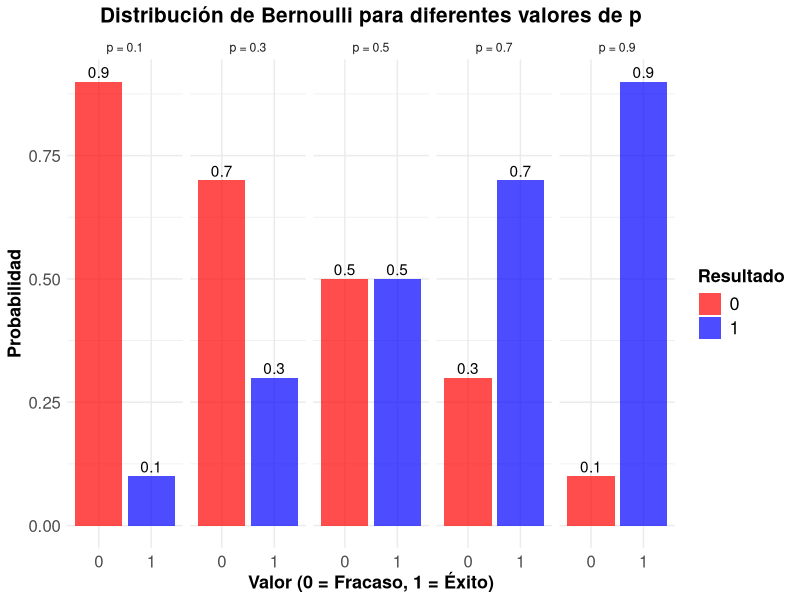
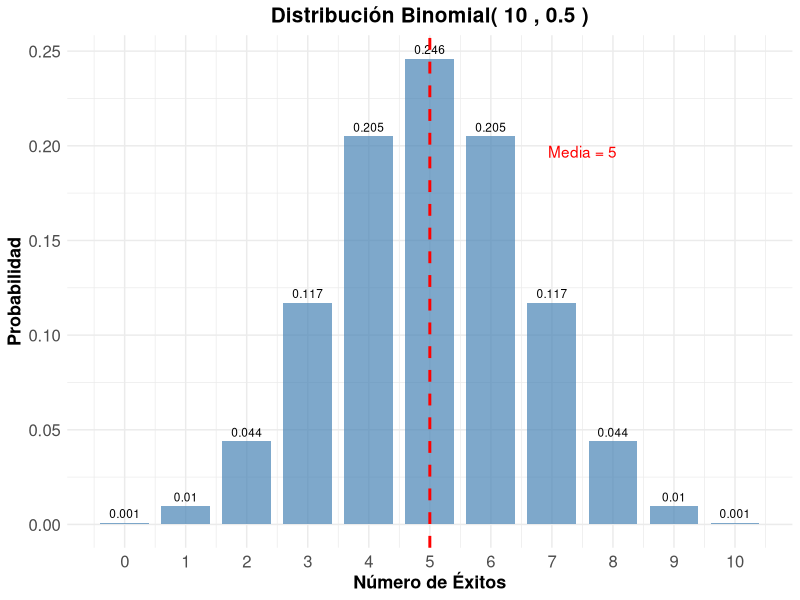
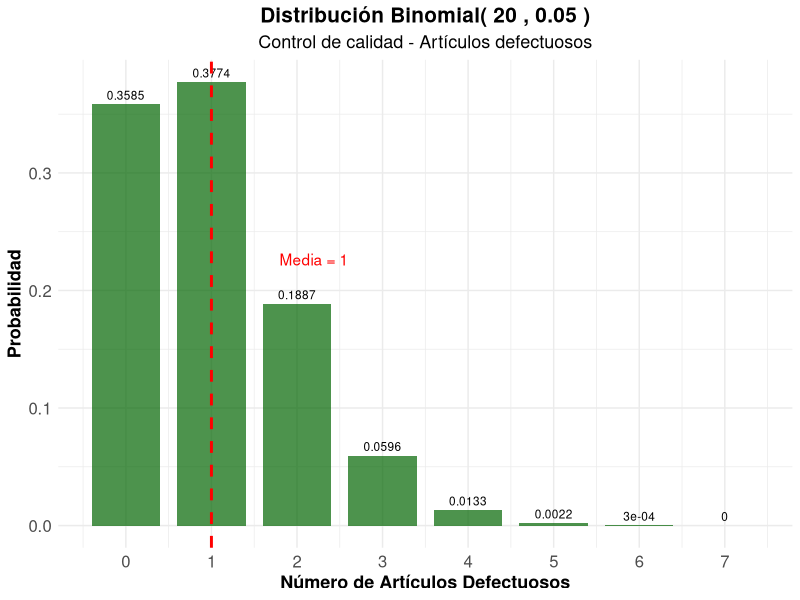
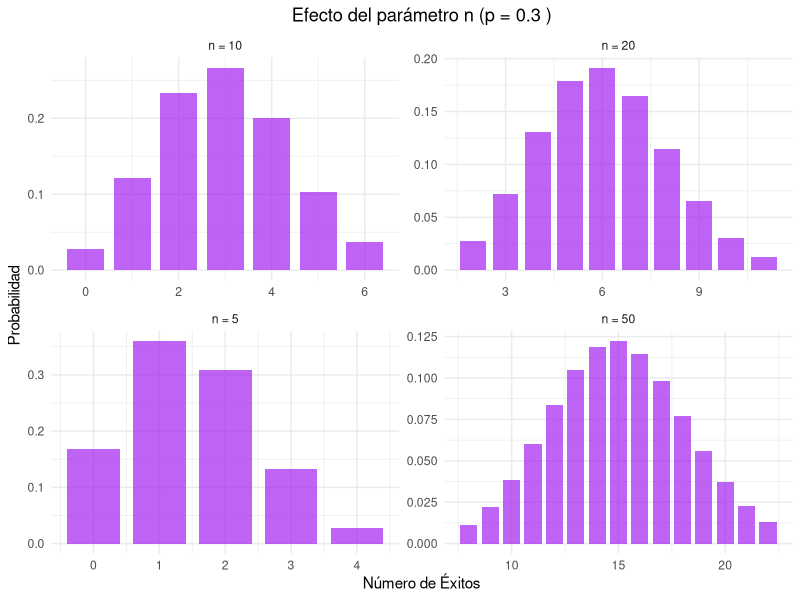
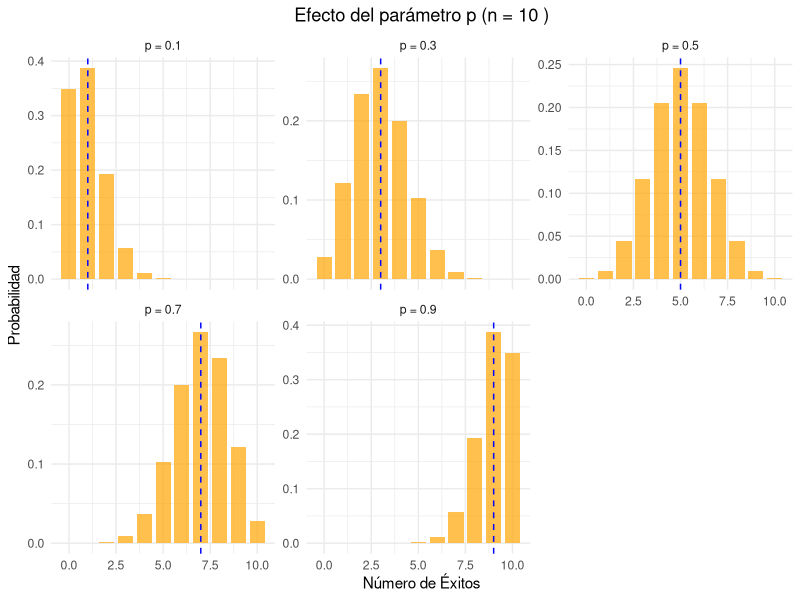
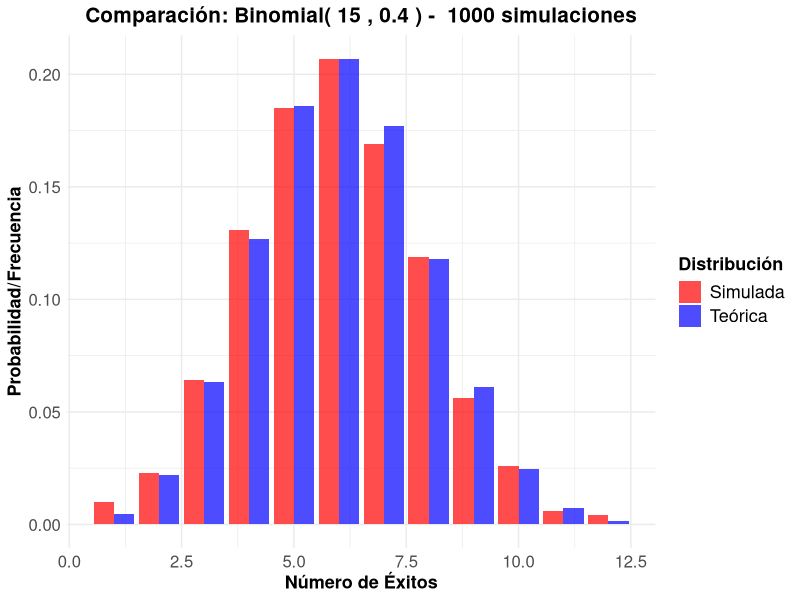
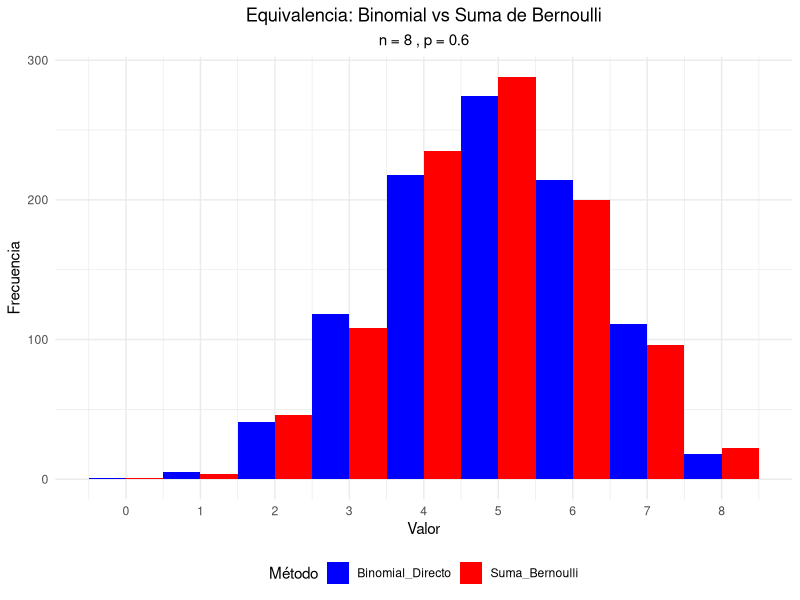
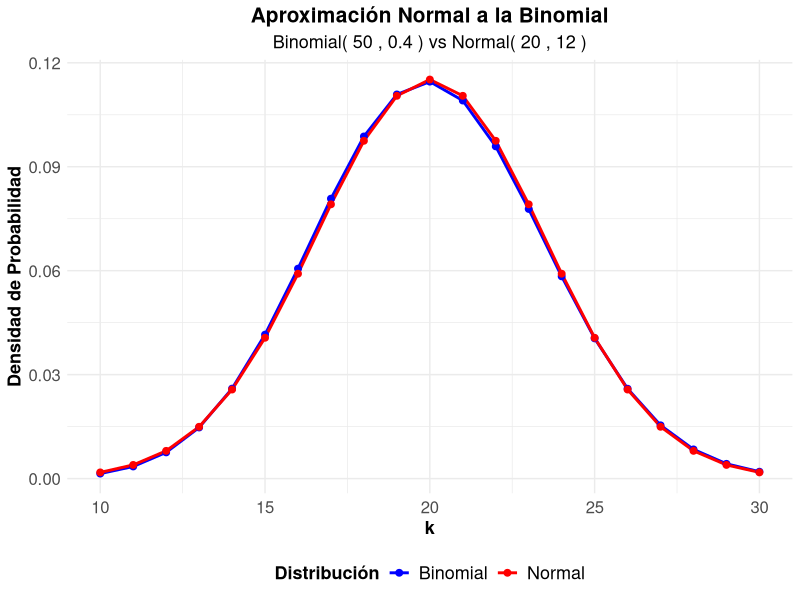

Write R code to recreate these figures, in order.
## ---- chunk 1
#| label: setup
#| include: false
library(tidyverse)
library(kableExtra)
library(gridExtra)
## ---- chunk 2
#| label: moneda-bernoulli
#| code-fold: true
#| fig-align: center


# Moneda justa
p_moneda <- 0.5

# Crear tabla de probabilidades
bernoulli_moneda <- data.frame(
  Resultado = c("Sello (0)", "Cara (1)"),
  Valor = c(0, 1),
  Probabilidad = c(1-p_moneda, p_moneda)
)

kable(bernoulli_moneda, 
      caption = "Distribución Bernoulli - Moneda justa (p = 0.5)",
      align = "ccc") %>%
  kable_styling(bootstrap_options = "striped")

# Parámetros
media_moneda <- p_moneda
varianza_moneda <- p_moneda * (1 - p_moneda)
desv_std_moneda <- sqrt(varianza_moneda)

cat("Parámetros estadísticos:\n")
cat("Media:", media_moneda, "\n")
cat("Varianza:", varianza_moneda, "\n")
cat("Desviación estándar:", desv_std_moneda, "\n")
## ---- chunk 3
#| label: ejemplos-bernoulli-multiple
#| code-fold: true
#| fig-align: center


# Diferentes valores de p
p_values <- c(0.1, 0.3, 0.5, 0.7, 0.9)

# Crear data frame para visualización
bernoulli_data <- data.frame()
for(p in p_values) {
  temp_data <- data.frame(
    p = paste("p =", p),
    x = c(0, 1),
    probabilidad = c(1-p, p),
    media = p,
    varianza = p*(1-p)
  )
  bernoulli_data <- rbind(bernoulli_data, temp_data)
}

# Tabla de parámetros
param_bernoulli <- data.frame(
  p = p_values,
  Media = p_values,
  Varianza = p_values * (1 - p_values),
  Desv_Std = sqrt(p_values * (1 - p_values))
)

kable(param_bernoulli, 
      caption = "Parámetros de la distribución Bernoulli para diferentes valores de p",
      digits = 4,
      col.names = c("p", "Media", "Varianza", "Desv. Estándar")) %>%
  kable_styling(bootstrap_options = "striped")
## ---- chunk 4
#| label: grafico-bernoulli
#| code-fold: true
#| fig-align: center
#| fig-cap: "Distribución Bernoulli para diferentes valores de p"
ggplot(bernoulli_data, aes(x = factor(x), y = probabilidad, fill = factor(x))) +
  geom_col(alpha = 0.7) +
  geom_text(aes(label = round(probabilidad, 2)), vjust = -0.3) +
  facet_wrap(~p, ncol = 5) +
  scale_fill_manual(values = c("0" = "red", "1" = "blue")) +
  labs(title = "Distribución de Bernoulli para diferentes valores de p",
       x = "Valor (0 = Fracaso, 1 = Éxito)",
       y = "Probabilidad",
       fill = "Resultado") +
  theme_minimal() +
  theme(
    legend.title = element_text(size=13, face="bold"),
    legend.text = element_text(size=13),
    plot.title = element_text(size=15, face="bold", hjust = 0.5),
    plot.subtitle = element_text(size=13, hjust = 0.5),
    axis.text.x=element_text(size=12),
    axis.text.y=element_text(size=12),
    axis.title.x = element_text(face="bold", size=13),
    axis.title.y = element_text(face="bold", size=13)
    # panel.grid.major.y = element_line(color = "#ECF0F1", linewidth = 0.5,
    #   linetype = "dashed"),
    # panel.grid.minor.y = element_blank(),
    # panel.grid.major.x = element_blank(),
    # panel.background = element_rect(fill = "#FAFAFA", color = NA),
    # plot.background = element_rect(fill = "white", color = NA)
  )
## ---- chunk 5
#| label: binomial-monedas
#| code-fold: true
#| fig-align: center


# Parámetros
n_monedas <- 10
p_monedas <- 0.5

# Calcular probabilidades
k_values <- 0:n_monedas
prob_binomial <- dbinom(k_values, n_monedas, p_monedas)

# Crear data frame
binomial_monedas <- data.frame(
  Num_Caras = k_values,
  Probabilidad = prob_binomial
)

# Mostrar tabla
kable(binomial_monedas, 
      caption = paste("Distribución Binomial - 10 lanzamientos de moneda (n =", n_monedas, ", p =", p_monedas, ")"),
      digits = 4,
      col.names = c("Número de Caras", "Probabilidad")) %>%
  kable_styling(bootstrap_options = "striped")

# Parámetros estadísticos
media_monedas <- n_monedas * p_monedas
varianza_monedas <- n_monedas * p_monedas * (1 - p_monedas)
desv_std_monedas <- sqrt(varianza_monedas)

cat("\nParámetros estadísticos:\n")
cat("Media:", media_monedas, "\n")
cat("Varianza:", varianza_monedas, "\n")
cat("Desviación estándar:", round(desv_std_monedas, 4), "\n")
## ---- chunk 6
#| label: grafico-binomial-monedas
#| fig-cap: "Distribución Binomial - 10 lanzamientos de moneda"
#| code-fold: true
#| fig-align: center


ggplot(binomial_monedas, aes(x = Num_Caras, y = Probabilidad)) +
  geom_col(fill = "steelblue", alpha = 0.7, width = 0.8) +
  geom_text(aes(label = round(Probabilidad, 3)), vjust = -0.5, size = 3) +
  geom_vline(xintercept = media_monedas, color = "red", linetype = "dashed", linewidth = 1) +
  annotate("text", x = media_monedas + 2.5, y = max(prob_binomial) * 0.8, 
           label = paste("Media =", media_monedas), color = "red") +
  scale_x_continuous(breaks = k_values) +
  labs(title = paste("Distribución Binomial(", n_monedas, ",", p_monedas, ")"),
       x = "Número de Éxitos",
       y = "Probabilidad") +
  theme_minimal() +
  theme(
    legend.title = element_text(size=13, face="bold"),
    legend.text = element_text(size=13),
    plot.title = element_text(size=15, face="bold", hjust = 0.5),
    plot.subtitle = element_text(size=13, hjust = 0.5),
    axis.text.x=element_text(size=12),
    axis.text.y=element_text(size=12),
    axis.title.x = element_text(face="bold", size=13),
    axis.title.y = element_text(face="bold", size=13)
    # panel.grid.major.y = element_line(color = "#ECF0F1", linewidth = 0.5,
    #   linetype = "dashed"),
    # panel.grid.minor.y = element_blank(),
    # panel.grid.major.x = element_blank(),
    # panel.background = element_rect(fill = "#FAFAFA", color = NA),
    # plot.background = element_rect(fill = "white", color = NA)
  )
## ---- chunk 7
#| label: control-calidad
#| code-fold: true
#| fig-align: center


# Parámetros
n_articulos <- 20
p_defecto <- 0.05

# Probabilidades
k_defectos <- 0:n_articulos
prob_defectos <- dbinom(k_defectos, n_articulos, p_defecto)

# Crear data frame
calidad_data <- data.frame(
  Defectos = k_defectos,
  Probabilidad = prob_defectos
)

# Filtrar probabilidades significativas (> 0.001)
calidad_filtrada <- calidad_data[calidad_data$Probabilidad > 0.001, ]

kable(calidad_filtrada, 
      caption = paste("Distribución Binomial - Control de calidad (n =", n_articulos, ", p =", p_defecto, ")"),
      digits = 4,
      col.names = c("Número de Defectos", "Probabilidad")) %>%
  kable_styling(bootstrap_options = "striped")

# Parámetros estadísticos
media_defectos <- n_articulos * p_defecto
varianza_defectos <- n_articulos * p_defecto * (1 - p_defecto)
desv_std_defectos <- sqrt(varianza_defectos)

cat("Parámetros estadísticos:\n")
cat("Media:", media_defectos, "\n")
cat("Varianza:", round(varianza_defectos, 4), "\n")
cat("Desviación estándar:", round(desv_std_defectos, 4), "\n")

# Probabilidades importantes
prob_0_defectos <- dbinom(0, n_articulos, p_defecto)
prob_max_2_defectos <- pbinom(2, n_articulos, p_defecto)
prob_mas_3_defectos <- 1 - pbinom(3, n_articulos, p_defecto)

cat("\nProbabilidades de interés:\n")
cat("P(0 defectos):", round(prob_0_defectos, 4), "\n")
cat("P(≤ 2 defectos):", round(prob_max_2_defectos, 4), "\n")
cat("P(> 3 defectos):", round(prob_mas_3_defectos, 4), "\n")
## ---- chunk 8
#| label: grafico-calidad
#| code-fold: true
#| fig-align: center
#| fig-cap: "Distribución Binomial - Control de calidad"


ggplot(calidad_data[1:8, ], aes(x = Defectos, y = Probabilidad)) +
  geom_col(fill = "darkgreen", alpha = 0.7, width = 0.8) +
  geom_text(aes(label = round(Probabilidad, 4)), vjust = -0.5, size = 3) +
  geom_vline(xintercept = media_defectos, color = "red", linetype = "dashed", linewidth = 1) +
  annotate("text", x = media_defectos + 1.2, y = max(prob_defectos) * 0.6, 
           label = paste("Media =", media_defectos), color = "red") +
  scale_x_continuous(breaks = 0:7) +
  labs(title = paste("Distribución Binomial(", n_articulos, ",", p_defecto, ")"),
       subtitle = "Control de calidad - Artículos defectuosos",
       x = "Número de Artículos Defectuosos",
       y = "Probabilidad") +
  theme_minimal() +
  theme(
    legend.title = element_text(size=13, face="bold"),
    legend.text = element_text(size=13),
    plot.title = element_text(size=15, face="bold", hjust = 0.5),
    plot.subtitle = element_text(size=13, hjust = 0.5),
    axis.text.x=element_text(size=12),
    axis.text.y=element_text(size=12),
    axis.title.x = element_text(face="bold", size=13),
    axis.title.y = element_text(face="bold", size=13)
    # panel.grid.major.y = element_line(color = "#ECF0F1", linewidth = 0.5,
    #   linetype = "dashed"),
    # panel.grid.minor.y = element_blank(),
    # panel.grid.major.x = element_blank(),
    # panel.background = element_rect(fill = "#FAFAFA", color = NA),
    # plot.background = element_rect(fill = "white", color = NA)
  )
## ---- chunk 9
#| label: efecto-n
#| code-fold: true
#| fig-align: center

# Diferentes valores de n con p fijo
n_vals <- c(5, 10, 20, 50)
p_fijo <- 0.3

# Crear data frame para comparación
comp_n_data <- data.frame()
for(n in n_vals) {
  k_vals <- 0:n
  probs <- dbinom(k_vals, n, p_fijo)
  temp_data <- data.frame(
    n = paste("n =", n),
    k = k_vals,
    probabilidad = probs,
    media = n * p_fijo,
    varianza = n * p_fijo * (1 - p_fijo)
  )
  comp_n_data <- rbind(comp_n_data, temp_data)
}

# Filtrar para visualización (solo valores con probabilidad > 0.01)
comp_n_filtered <- comp_n_data[comp_n_data$probabilidad > 0.01, ]

ggplot(comp_n_filtered, aes(x = k, y = probabilidad)) +
  geom_col(fill = "purple", alpha = 0.7, width = 0.8) +
  facet_wrap(~n, scales = "free") +
  labs(title = paste("Efecto del parámetro n (p =", p_fijo, ")"),
       x = "Número de Éxitos",
       y = "Probabilidad") +
  theme_minimal() +
  theme(plot.title = element_text(hjust = 0.5))
## ---- chunk 10
#| label: efecto-p
#| code-fold: true
#| fig-align: center 
#| fig-cap: "Efecto del parámetro p en la distribución binomial"
# Diferentes valores de p con n fijo
p_vals <- c(0.1, 0.3, 0.5, 0.7, 0.9)
n_fijo <- 10

# Crear data frame para comparación
comp_p_data <- data.frame()
for(p in p_vals) {
  k_vals <- 0:n_fijo
  probs <- dbinom(k_vals, n_fijo, p)
  temp_data <- data.frame(
    p = paste("p =", p),
    k = k_vals,
    probabilidad = probs,
    media = n_fijo * p,
    varianza = n_fijo * p * (1 - p)
  )
  comp_p_data <- rbind(comp_p_data, temp_data)
}

ggplot(comp_p_data, aes(x = k, y = probabilidad)) +
  geom_col(fill = "orange", alpha = 0.7, width = 0.8) +
  geom_vline(aes(xintercept = media), color = "blue", linetype = "dashed") +
  facet_wrap(~p, scales = "free_y") +
  labs(title = paste("Efecto del parámetro p (n =", n_fijo, ")"),
       x = "Número de Éxitos",
       y = "Probabilidad") +
  theme_minimal() +
  theme(plot.title = element_text(hjust = 0.5))
## ---- chunk 11
#| label: simulacion-binomial
#| code-fold: true

n_trials <- 15
p_sim_bin <- 0.4
n_sim_bin <- 1000

# Generar datos
datos_binomial <- rbinom(n_sim_bin, n_trials, p_sim_bin)

# Calcular estadísticas observadas
media_obs_bin <- mean(datos_binomial)
var_obs_bin <- var(datos_binomial)

# Valores teóricos
media_teo_bin <- n_trials * p_sim_bin
var_teo_bin <- n_trials * p_sim_bin * (1 - p_sim_bin)

cat("Media teórica:", media_teo_bin, "| Media observada:", round(media_obs_bin, 4), "\n")
cat("Varianza teórica:", var_teo_bin, "| Varianza observada:", round(var_obs_bin, 4), "\n")

# Comparar distribuciones
freq_obs_bin <- table(datos_binomial) / n_sim_bin
k_sim <- as.numeric(names(freq_obs_bin))
freq_teo_bin <- dbinom(k_sim, n_trials, p_sim_bin)

comparacion_bin <- data.frame(
  k = k_sim,
  Freq_Observada = as.numeric(freq_obs_bin),
  Prob_Teorica = freq_teo_bin
)

kable(head(comparacion_bin, 10), 
      caption = "Comparación frecuencias observadas vs probabilidades teóricas",
      digits = 4,
      col.names = c("k", "Freq. Observada", "Prob. Teórica")) %>%
  kable_styling(bootstrap_options = "striped")
## ---- chunk 12
#| label: grafico-comparacion-sim
#| code-fold: true
#| fig-align: center
#| fig-cap: "Comparación entre distribución teórica y simulada"
library(tidyr)

# Preparar datos para visualización
comp_sim_long <- comparacion_bin %>%
  pivot_longer(cols = c(Freq_Observada, Prob_Teorica),
               names_to = "Tipo",
               values_to = "Probabilidad") %>%
  mutate(Tipo = case_when(
    Tipo == "Freq_Observada" ~ "Simulada",
    Tipo == "Prob_Teorica" ~ "Teórica"
  ))

ggplot(comp_sim_long, aes(x = k, y = Probabilidad, fill = Tipo)) +
  geom_col(position = "dodge", alpha = 0.7) +
  scale_fill_manual(values = c("Teórica" = "blue", "Simulada" = "red")) +
  labs(title = paste("Comparación: Binomial(", n_trials, ",", p_sim_bin, ") - ", n_sim_bin, "simulaciones"),
       x = "Número de Éxitos",
       y = "Probabilidad/Frecuencia",
       fill = "Distribución") +
  theme_minimal() +
  theme(
    legend.title = element_text(size=13, face="bold"),
    legend.text = element_text(size=13),
    plot.title = element_text(size=15, face="bold", hjust = 0.5),
    plot.subtitle = element_text(size=13, hjust = 0.5),
    axis.text.x=element_text(size=12),
    axis.text.y=element_text(size=12),
    axis.title.x = element_text(face="bold", size=13),
    axis.title.y = element_text(face="bold", size=13)
    # panel.grid.major.y = element_line(color = "#ECF0F1", linewidth = 0.5,
    #   linetype = "dashed"),
    # panel.grid.minor.y = element_blank(),
    # panel.grid.major.x = element_blank(),
    # panel.background = element_rect(fill = "#FAFAFA", color = NA),
    # plot.background = element_rect(fill = "white", color = NA)
  )
## ---- chunk 13
#| label: relacion-bernoulli-binomial
#| code-fold: true
#| fig-align: center

n_exp <- 8
p_exp <- 0.6
n_sim_rel <- 1000

# Método 1: Generar directamente de Binomial
binomial_directo <- rbinom(n_sim_rel, n_exp, p_exp)

# Método 2: Sumar n variables Bernoulli independientes
suma_bernoulli <- replicate(n_sim_rel, {
  bernoulli_vars <- rbinom(n_exp, 1, p_exp)
  sum(bernoulli_vars)
})

# Comparar distribuciones
comparacion_relacion <- data.frame(
  Binomial_Directo = binomial_directo,
  Suma_Bernoulli = suma_bernoulli
)

# Visualización comparativa
comp_rel_long <- comparacion_relacion %>%
  mutate(id = row_number()) %>%
  pivot_longer(cols = c(Binomial_Directo, Suma_Bernoulli),
               names_to = "Metodo",
               values_to = "Valor")

ggplot(comp_rel_long, aes(x = Valor, fill = Metodo)) +
  geom_histogram(position = "dodge", center = min(comp_rel_long$Valor), binwidth=1) + 
  scale_fill_manual(values = c("Binomial_Directo" = "blue", "Suma_Bernoulli" = "red")) +
  scale_x_continuous(breaks = 0:(n_exp)) +
  labs(title = "Equivalencia: Binomial vs Suma de Bernoulli",
       subtitle = paste("n =", n_exp, ", p =", p_exp),
       x = "Valor",
       y = "Frecuencia",
       fill = "Método") +
  theme_minimal() +
  theme(plot.title = element_text(hjust = 0.5),
        plot.subtitle = element_text(hjust = 0.5),
        legend.position = "bottom")
## ---- chunk 14
#| label: aproximacion-normal
#| code-fold: true
#| fig-align: center


# Parámetros para aproximación normal
n_aprox <- 50
p_aprox <- 0.4

# Verificar condiciones
condicion1 <- n_aprox * p_aprox >= 5
condicion2 <- n_aprox * (1 - p_aprox) >= 5

cat("Condiciones para aproximación normal:\n")
cat("np =", n_aprox * p_aprox, "≥ 5:", condicion1, "\n")
cat("n(1-p) =", n_aprox * (1-p_aprox), "≥ 5:", condicion2, "\n")

if(condicion1 & condicion2) {
  # Calcular probabilidades exactas y aproximadas
  k_aprox <- 0:n_aprox
  prob_exacta <- dbinom(k_aprox, n_aprox, p_aprox)
  
  # Aproximación normal (con corrección de continuidad)
  media_normal <- n_aprox * p_aprox
  var_normal <- n_aprox * p_aprox * (1 - p_aprox)
  sd_normal <- sqrt(var_normal)
  
  # Crear data frame para comparación
  aprox_data <- data.frame(
    k = k_aprox,
    Binomial = prob_exacta,
    Normal = dnorm(k_aprox, media_normal, sd_normal)
  )
  
  # Filtrar valores significativos
  aprox_filtered <- aprox_data[aprox_data$Binomial > 0.001, ]
  
  # Visualización
  aprox_long <- aprox_filtered %>%
    pivot_longer(cols = c(Binomial, Normal),
                 names_to = "Distribucion",
                 values_to = "Densidad")
  
  ggplot(aprox_long, aes(x = k, y = Densidad, color = Distribucion)) +
    geom_line(linewidth = 1) +
    geom_point(size = 2) +
    scale_color_manual(values = c("Binomial" = "blue", "Normal" = "red")) +
    labs(title = "Aproximación Normal a la Binomial",
         subtitle = paste("Binomial(", n_aprox, ",", p_aprox, ") vs Normal(", media_normal, ",", round(sd_normal^2, 2), ")"),
         x = "k",
         y = "Densidad de Probabilidad",
         color = "Distribución") +
    theme_minimal() +
  theme(
    legend.title = element_text(size=13, face="bold"),
    legend.text = element_text(size=13),
    legend.position = "bottom",
    plot.title = element_text(size=15, face="bold", hjust = 0.5),
    plot.subtitle = element_text(size=13, hjust = 0.5),
    axis.text.x=element_text(size=12),
    axis.text.y=element_text(size=12),
    axis.title.x = element_text(face="bold", size=13),
    axis.title.y = element_text(face="bold", size=13)
    # panel.grid.major.y = element_line(color = "#ECF0F1", linewidth = 0.5,
    #   linetype = "dashed"),
    # panel.grid.minor.y = element_blank(),
    # panel.grid.major.x = element_blank(),
    # panel.background = element_rect(fill = "#FAFAFA", color = NA),
    # plot.background = element_rect(fill = "white", color = NA)
  )
}
## ---- chunk 15
#| label: aplicacion-medicina
#| code-fold: true
#| fig-align: center


# Parámetros
n_pacientes <- 25
p_cura <- 0.8

# Preguntas de interés
# 1. ¿Cuál es la probabilidad de que exactamente 20 pacientes se curen?
prob_20_curas <- dbinom(20, n_pacientes, p_cura)

# 2. ¿Cuál es la probabilidad de que al menos 22 pacientes se curen?
prob_min_22 <- 1 - pbinom(21, n_pacientes, p_cura)

# 3. ¿Cuál es la probabilidad de que entre 18 y 22 pacientes se curen?
prob_18_22 <- pbinom(22, n_pacientes, p_cura) - pbinom(17, n_pacientes, p_cura)

# Parámetros estadísticos
media_curas <- n_pacientes * p_cura
varianza_curas <- n_pacientes * p_cura * (1 - p_cura)
desv_std_curas <- sqrt(varianza_curas)

cat("Aplicación Médica - Efectividad del tratamiento:\n")
cat("Parámetros: n =", n_pacientes, ", p =", p_cura, "\n\n")
cat("Estadísticas esperadas:\n")
cat("Número esperado de curas:", media_curas, "\n")
cat("Varianza:", varianza_curas, "\n")
cat("Desviación estándar:", round(desv_std_curas, 4), "\n\n")
cat("Probabilidades de interés:\n")
cat("P(exactamente 20 curas):", round(prob_20_curas, 4), "\n")
cat("P(al menos 22 curas):", round(prob_min_22, 4), "\n")
cat("P(entre 18 y 22 curas):", round(prob_18_22, 4), "\n")

# Visualización
k_medicina <- 0:n_pacientes
prob_medicina <- dbinom(k_medicina, n_pacientes, p_cura)
medicina_data <- data.frame(k = k_medicina, probabilidad = prob_medicina)

ggplot(medicina_data, aes(x = k, y = probabilidad)) +
  geom_col(fill = "darkblue", alpha = 0.7, width = 0.8) +
  geom_vline(xintercept = media_curas, color = "red", linetype = "dashed", size = 1) +
  geom_vline(xintercept = c(18, 22), color = "orange", linetype = "dotted", size = 1) +
  annotate("text", x = media_curas + 1.5, y = max(prob_medicina) * 0.8, 
           label = paste("E(X) =", media_curas), color = "red") +
  annotate("rect", xmin = 18, xmax = 22, ymin = 0, ymax = Inf, 
           alpha = 0.2, fill = "orange") +
  labs(title = "Distribución del Número de Pacientes Curados",
       subtitle = paste("Binomial(", n_pacientes, ",", p_cura, ")"),
       x = "Número de Pacientes Curados",
       y = "Probabilidad") +
  theme_minimal() +
  theme(
    legend.title = element_text(size=13, face="bold"),
    legend.text = element_text(size=13),
    plot.title = element_text(size=15, face="bold", hjust = 0.5),
    plot.subtitle = element_text(size=13, hjust = 0.5),
    axis.text.x=element_text(size=12),
    axis.text.y=element_text(size=12),
    axis.title.x = element_text(face="bold", size=13),
    axis.title.y = element_text(face="bold", size=13)
    # panel.grid.major.y = element_line(color = "#ECF0F1", linewidth = 0.5,
    #   linetype = "dashed"),
    # panel.grid.minor.y = element_blank(),
    # panel.grid.major.x = element_blank(),
    # panel.background = element_rect(fill = "#FAFAFA", color = NA),
    # plot.background = element_rect(fill = "white", color = NA)
  )
## ---- chunk 16
p <- 0.02
c(a_no_defectuosa=1-p,b_media=p,b_varianza=p*(1-p),
  c_exactamente2_en10=dbinom(2,size=10,prob=p))
## ---- chunk 17
p <- 1/4
c(prob_acierto=p,prob_error=1-p,media=p,varianza=p*(1-p),
  desviacion=sqrt(p*(1-p)))
## ---- chunk 18
c(a_exactamente8=dbinom(8,15,0.5),
  b_al_menos12=pbinom(11,15,0.5,lower.tail=FALSE),
  c_media=15*0.5,c_desviacion=sqrt(15*0.5*0.5))
## ---- chunk 19
c(a_exactamente18=dbinom(18,20,0.85),
  b_entre15_y19=pbinom(19,20,0.85)-pbinom(14,20,0.85),
  c_esperados=20*0.85)
## ---- chunk 20
set.seed(202)
B <- 10000
n <- 10; m <- 15; p <- 0.3
X <- rbinom(B,n,p)
Y <- rbinom(B,m,p)
S <- X+Y
c(media_simulada=mean(S),media_teorica=(n+m)*p,
  var_simulada=var(S),var_teorica=(n+m)*p*(1-p))
## ---- chunk 21
k <- 0:(n+m)
frecuencia <- as.numeric(table(factor(S,levels=k)))/B
plot(k,dbinom(k,n+m,p),type="h",lwd=3,col="red",
     ylim=c(0,max(frecuencia,dbinom(k,n+m,p))),
     main="Suma binomial",xlab="Exitos",ylab="Probabilidad")
points(k,frecuencia,pch=16,col="blue")
legend("topright",c("Teorica","Simulada"),col=c("red","blue"),pch=c(NA,16),lty=c(1,NA))
